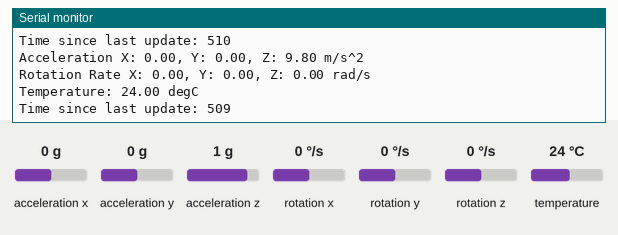
Recording of a sketch running on a simulated Arduino Uno, built with avr-gcc and run on an emulated ATmega328P. Shown: the last lines printed to the serial monitor. The test bench sets the inputs (shaded band); at power-on: acceleration x 0 g, acceleration y 0 g, acceleration z 1 g, rotation x 0 °/s, rotation y 0 °/s, rotation z 0 °/s, temperature 24 °C.

Above: at 3.4 s.
3.5 s: acceleration x set to -1.4 g
At 4.14 s:
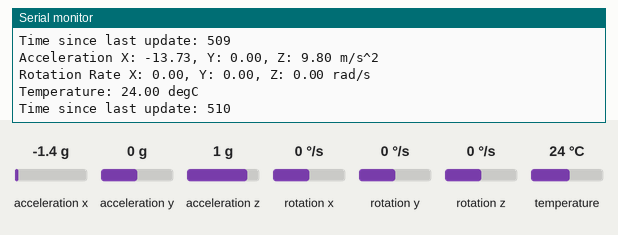
5.0 s: acceleration y set to -1.4 g
At 5.16 s:
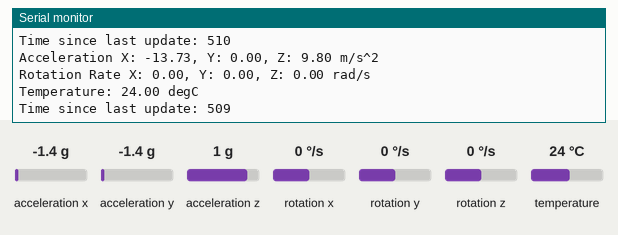
6.5 s: acceleration z set to -1.4 g
At 6.69 s:
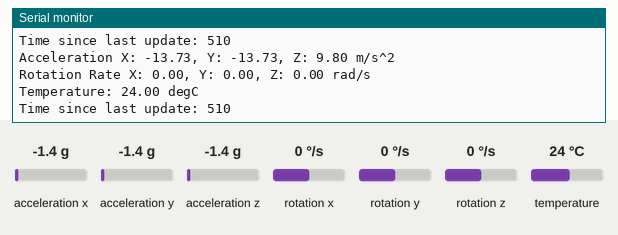
8.0 s: rotation x set to -192 °/s
At 8.73 s:
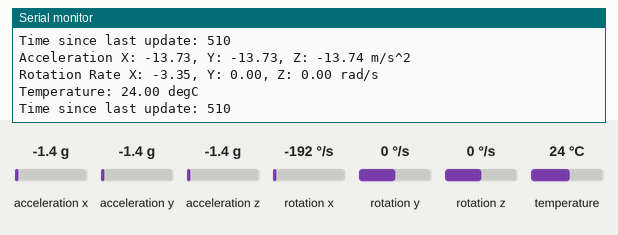
9.5 s: rotation y set to -192 °/s
At 10.26 s:
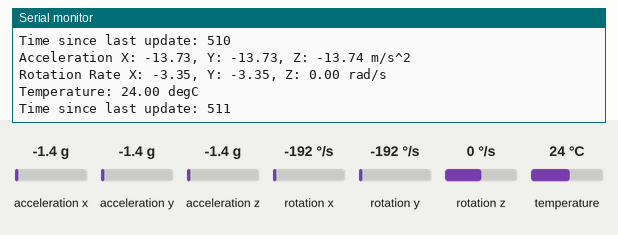
Timing chart, 0 to 12.5 s (numbered marks = the images above; inputs shaded):
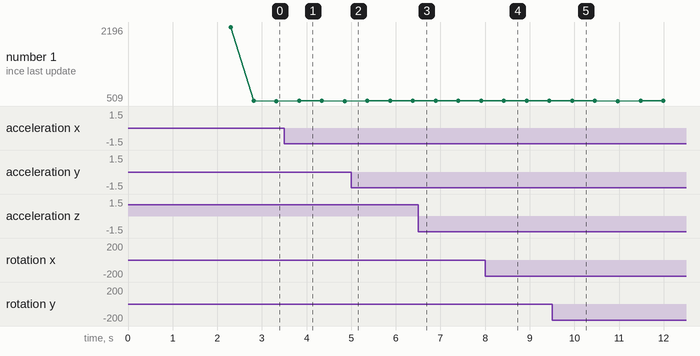

The sketch:

accelerometer-test.ino
```cpp
#include <Adafruit_MPU6050.h>
#include <Adafruit_Sensor.h>
#include <Wire.h>

// MPU 6050 interface using the Adafruit library.
Adafruit_MPU6050 mpu;

float accXError, accYError, accZError, rotXError, rotYError, rotZError;

// Keep track of the time between loops.
long startTime, currentTime;

// Setup
void setup(void) {

  Serial.begin(115200);
  Serial.println("MPU6050 test!");

  // Try to initialize.
  if (!mpu.begin()) {
    Serial.println("Failed to find MPU6050 chip");
    while (1) {
      delay(10);
    }
  }
  Serial.println("MPU6050 Found!");

  // Set the sensitivity
  mpu.setAccelerometerRange(MPU6050_RANGE_8_G);
  mpu.setGyroRange(MPU6050_RANGE_500_DEG);
  mpu.setFilterBandwidth(MPU6050_BAND_5_HZ);

  Serial.println("");
  delay(100);

  startTime = millis();

  // TODO Are the values correct?
  calculateGyroError();

}

// Read the sensor.
void loop() {

  long changeInTime = 0;

  /* Get new sensor events with the readings */
  sensors_event_t a, g, temp;
  mpu.getEvent(&a, &g, &temp);

  // Acceleration values.
  Serial.print("Acceleration X: ");
  Serial.print(a.acceleration.x - accXError);
  Serial.print(", Y: ");
  Serial.print(a.acceleration.y - accYError);
  Serial.print(", Z: ");
  Serial.print(a.acceleration.z - accZError);
  Serial.println(" m/s^2");

  // Rotation values.
  Serial.print("Rotation Rate X: ");
  Serial.print(g.gyro.x - rotXError);
  Serial.print(", Y: ");
  Serial.print(g.gyro.y - rotYError);
  Serial.print(", Z: ");
  Serial.print(g.gyro.z - rotZError);
  Serial.println(" rad/s");

  // TODO How do we determine orientation (pitch, roll, yaw)?
  // What do we know? Time between updates and the rate of change at each loop in radians.
  // We can then determine how many radians were traversed.

  // The temperature
  Serial.print("Temperature: ");
  Serial.print(temp.temperature);
  Serial.println(" degC");

  currentTime = millis();
  changeInTime = currentTime - startTime;
  Serial.print("Time since last update: ");
  Serial.println(changeInTime);
  startTime = currentTime;

  Serial.println("");
  delay(500);
}

// Calculate the errors.
void calculateGyroError() {

  Serial.println("Calculating Errors");
  int errorCount = 500;
  sensors_event_t a, g, temp;

  // Read it 200 times, accumulating error each time.
  for (int i = 0; i <= errorCount; i++) {

    mpu.getEvent(&a, &g, &temp);

    accXError = accXError + a.acceleration.x;
    accYError = accYError + a.acceleration.y;
    accZError = accZError + (a.acceleration.z - 9.8 ); // Gravity is always pulling down at 9.8m/s^2.

    rotXError = rotXError + g.gyro.x;
    rotYError = rotYError + g.gyro.y;
    rotZError = rotZError + g.gyro.z;
  }

  // Invert the errors, we want to add or subtrack them from the actual values.
  accXError = accXError / errorCount;
  accYError = accYError / errorCount;
  accZError = accZError / errorCount;

  rotXError = rotXError / errorCount;
  rotYError = rotYError / errorCount;
  rotZError = rotZError / errorCount;

  // Print out the values.
  Serial.print("Acceleration Errors X:");
  Serial.print(accXError);
  Serial.print(", Y: ");
  Serial.print(accYError);
  Serial.print(", Z: ");
  Serial.println(accZError);

  Serial.print("Rotation Errors X:");
  Serial.print(rotXError);
  Serial.print(", Y: ");
  Serial.print(rotYError);
  Serial.print(", Z: ");
  Serial.println(rotZError);
  Serial.println();

  delay(1000);

}
```

Measured:
- after the input at 3.5 s, the serial monitor: prints a new line after 0.32 s (image 1)
- after the input at 8.0 s, the serial monitor: prints a new line after 0.41 s (image 4)
- after the input at 9.5 s, the serial monitor: prints a new line after 0.44 s (image 5)
